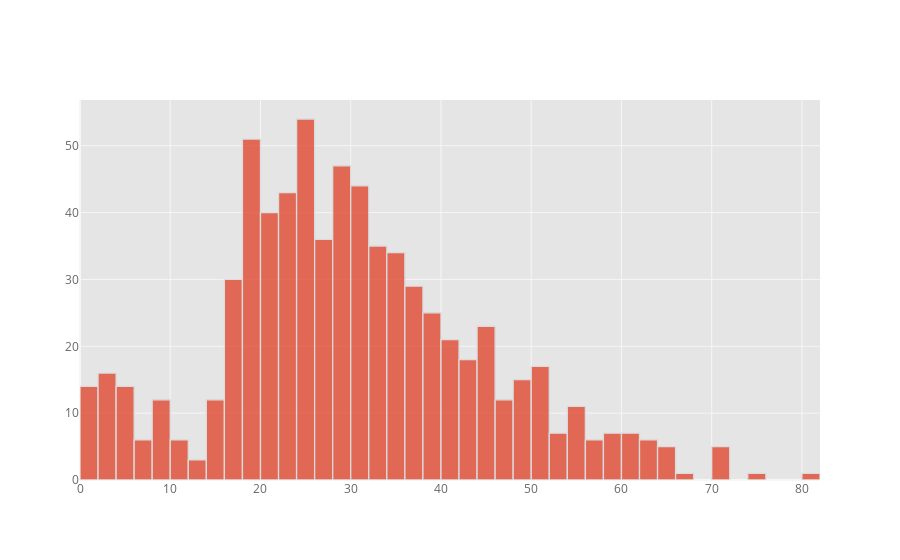

This figure's notebook cell:
### Code cell
train['Age'].iplot(kind='histogram')

### Figure 1 — Plotly figure (JSON) as saved in the notebook; plotly's stock layout.template omitted (floating-point values rounded to 4 significant figures; data arrays with more than 128 entries replaced by an {"elided": "..."} marker saying what was removed)
{"data": [{"histfunc": "count", "histnorm": "", "marker": {"color": "rgba(226, 74, 51, 1.0)", "line": {"color": "#D9D9D9", "width": 1.3}}, "name": "Age", "opacity": 0.8, "orientation": "v", "type": "histogram", "x": {"elided": "891 float values"}}], "layout": {"barmode": "overlay", "legend": {"bgcolor": "#FFFFFF", "font": {"color": "#666666"}}, "paper_bgcolor": "#FFFFFF", "plot_bgcolor": "#E5E5E5", "title": {"font": {"color": "#151516"}}, "xaxis": {"gridcolor": "#F6F6F6", "showgrid": true, "tickfont": {"color": "#666666"}, "title": {"font": {"color": "#666666"}, "text": ""}, "zerolinecolor": "#F6F6F6"}, "yaxis": {"gridcolor": "#F6F6F6", "showgrid": true, "tickfont": {"color": "#666666"}, "title": {"font": {"color": "#666666"}, "text": ""}, "zerolinecolor": "#F6F6F6"}}}
